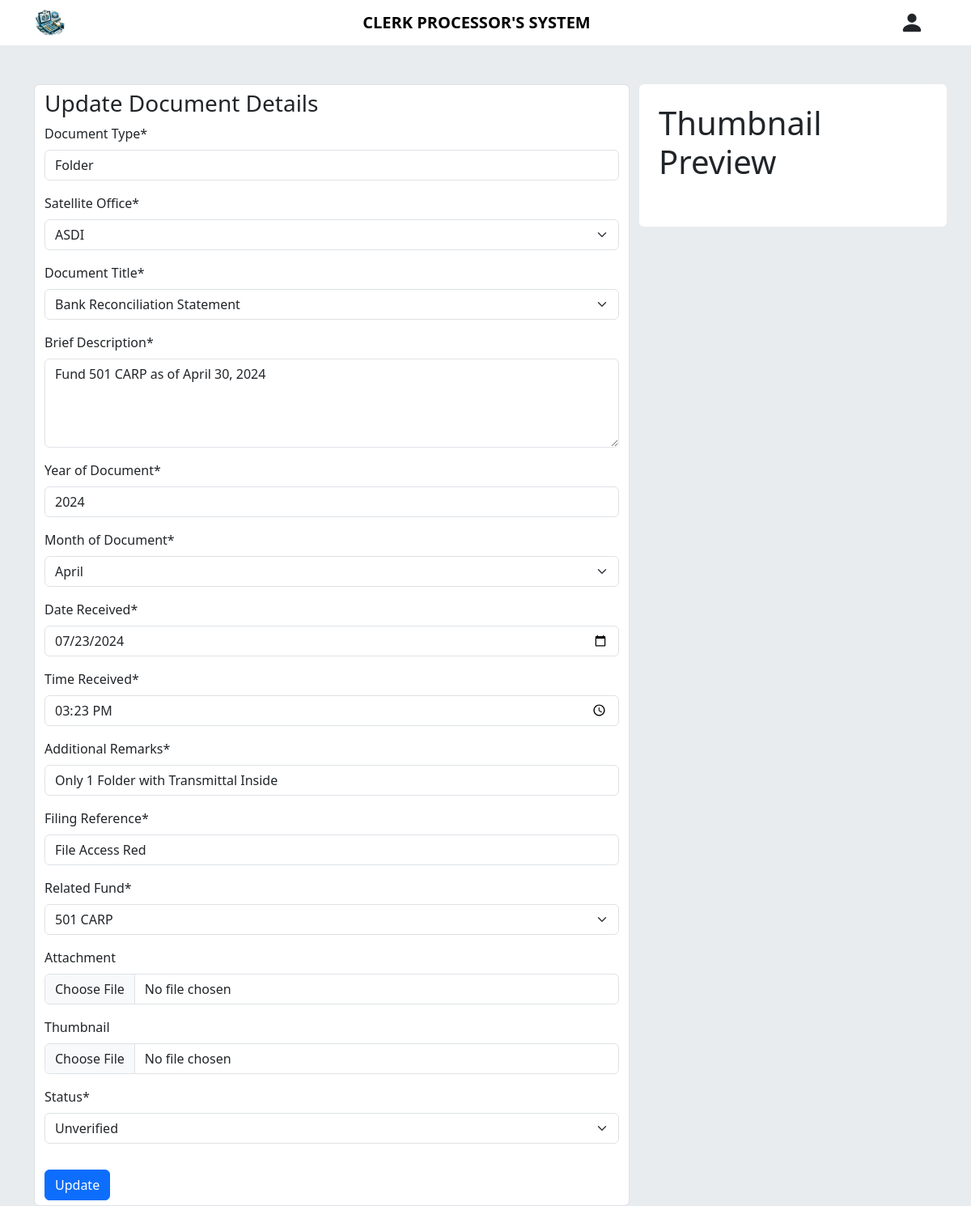
The app's page /doc-inventory/update-document/1/edit/ with its own data.
### docsInventoryHandler/models.py (models this page shows, shortened)
class Document(models.Model):
    type = models.CharField(max_length=100)
    title = models.CharField(max_length=100)
    description = models.CharField(max_length=250)
    doc_year = models.IntegerField()
    doc_month = models.IntegerField()
    remarks = models.CharField(max_length=150)
    filing_ref = models.CharField(max_length=60)
    fund = models.CharField(max_length=10)
    date_received = models.DateField()
    time_received = models.TimeField()
    created_at = models.DateTimeField(auto_now_add=True)
    updated_at = models.DateTimeField(auto_now=True)
    thumbnail = models.FileField(upload_to="MultiFiles/Inventory/thumbnail", blank=True, null=True)
    attachment = models.FileField(upload_to="MultiFiles/Inventory/attachment", blank=True, null=True)
    status = models.CharField(max_length=20, default="unverified")
    office = models.CharField(max_length=100, default="ASDI")

### docsInventoryHandler/views.py (the view)
# urls.py: path('update-document/<int:pk>/edit/', views.update_document, name='update-document'),
def update_document(request, pk):
    doc = Document.objects.get(pk=pk)
    if request.method == 'POST':
        form = DocumentForm(request.POST, request.FILES, instance=doc)
        if form.is_valid():
            form.save()
            return redirect('docsInventoryIndex')
    else:
        form = DocumentForm(instance=doc)
    return render(request, 'docsInventoryHandler/forms/update_document.html', {'form':form, 'doc': doc})

### docsInventoryHandler/templates/docsInventoryHandler/forms/update_document.html (shortened to what this page needs)
{% extends 'base/base.html' %}
{% load crispy_forms_tags %}
{% block content%}
<div class="container mt-5">
    <div class="row">
        <div class="col-8">
            <form class="form-control" method="POST" enctype="multipart/form-data">
                <h3>Update Document Details</h3>
                {{ form | crispy}}
                <button class="btn btn-primary mt-3" type="submit">Update</button>
            </form>
        </div>
        <div class="col-4 bg-white p-4 align-self-start rounded">
            <h1>Thumbnail Preview</h1>
        </div>
    </div>
</div>
{% endblock %}

### records on screen
Document: type "Folder", office "ASDI", title "Bank Reconciliation Statement", description "Fund 501 CARP as of April 30, 2024", doc_year "2024", doc_month "April", date_received "07/23/2024", time_received "15:23:00", remarks "Only 1 Folder with Transmittal Inside", filing_ref "File Access Red", fund "501 CARP", status "Unverified"
